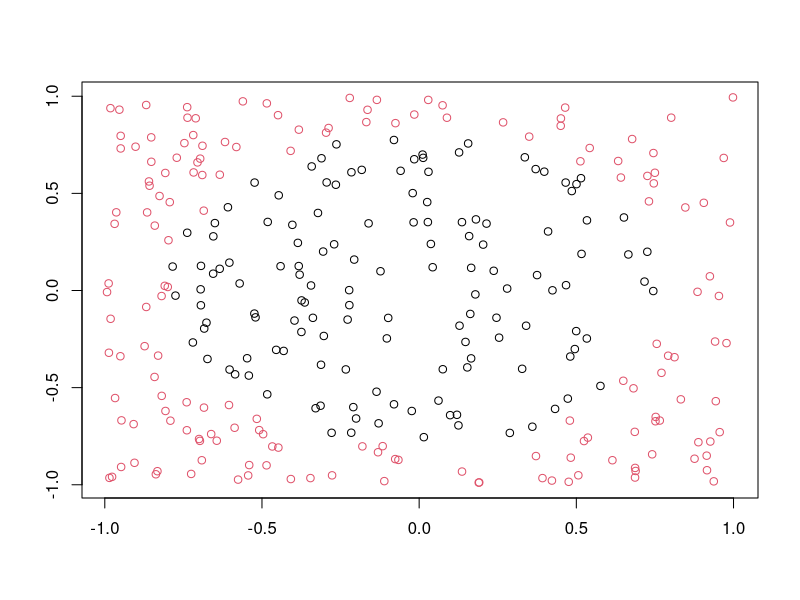
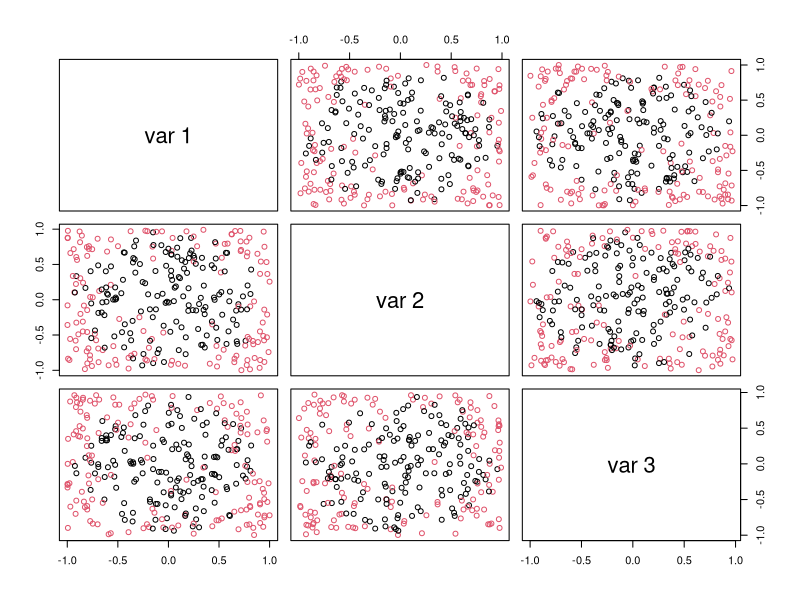

Write R code to recreate these figures, in order.
library(mlbench)


### Name: mlbench.circle
### Title: Circle in a Square Problem
### Aliases: mlbench.circle
### Keywords: datagen

### ** Examples

# 2d example
p<-mlbench.circle(300,2)
plot(p)
#
# 3d example
p<-mlbench.circle(300,3)
plot(p)
